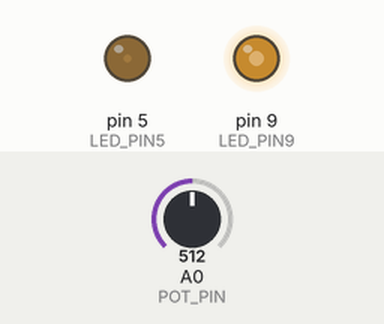
The sketch below on a simulated Arduino Uno, built with avr-gcc and run on an emulated ATmega328P. Shown: output pins drawn as LEDs (lit = HIGH). The test bench sets the inputs (shaded band); at power-on: A0 (POT_PIN) = 512.

Above: at 1.2 s.
1.3 s: A0 (POT_PIN) set to 716
At 2.0 s:
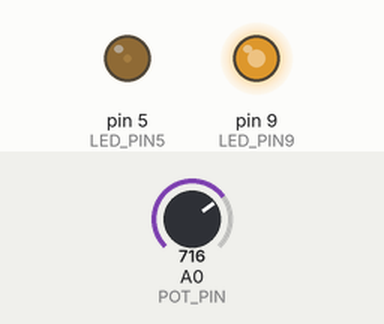
2.8 s: A0 (POT_PIN) set to 900
At 3.1 s:
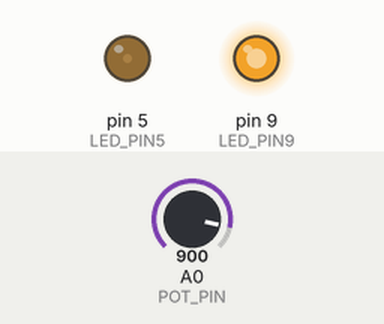
4.3 s: A0 (POT_PIN) set to 122
At 5.5 s:
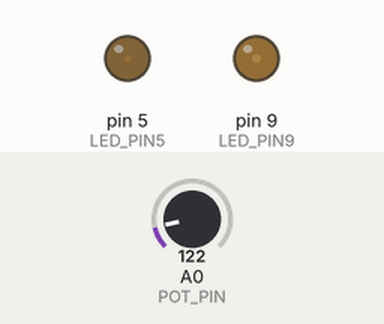
5.8 s: A0 (POT_PIN) set to 0
At 6.6 s:
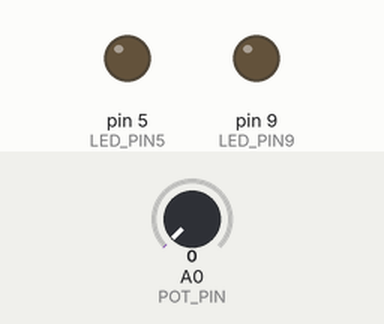
Timing chart, 0 to 8.3 s (numbered marks = the images above; inputs shaded):
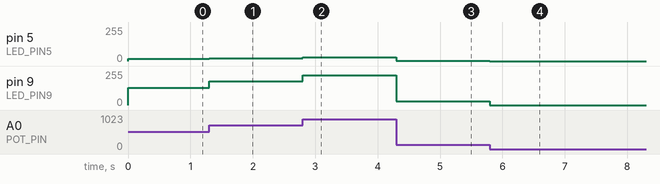

Measured:
- after the input at 1.3 s, pin 5 (LED_PIN5): 16/255 → 22/255 at once; pin 9 (LED_PIN9): 128/255 → 179/255 at once
- after the input at 2.8 s, pin 5 (LED_PIN5): 22/255 → 28/255 at once; pin 9 (LED_PIN9): 179/255 → 225/255 at once
- after the input at 4.3 s, pin 5 (LED_PIN5): 28/255 → 3/255 at once; pin 9 (LED_PIN9): 225/255 → 30/255 at once
- after the input at 5.8 s, pin 5 (LED_PIN5): 3/255 → 0/255 at once; pin 9 (LED_PIN9): 30/255 → 0/255 at once

The sketch:

pot.ino
```cpp
#define LED_PIN9 9
#define LED_PIN5 5
#define POT_PIN A0
void setup() {
  pinMode(LED_PIN9, OUTPUT);
  pinMode(POT_PIN, INPUT);
  pinMode(LED_PIN5, OUTPUT);
}

void loop() {
 int rotation, brightness9, brightness5;
 rotation = analogRead(POT_PIN);
 brightness9 = rotation / 4;
 brightness5 = brightness9 / 8;
 analogWrite(LED_PIN9, brightness9);
 analogWrite(LED_PIN5, brightness5);
}
```
